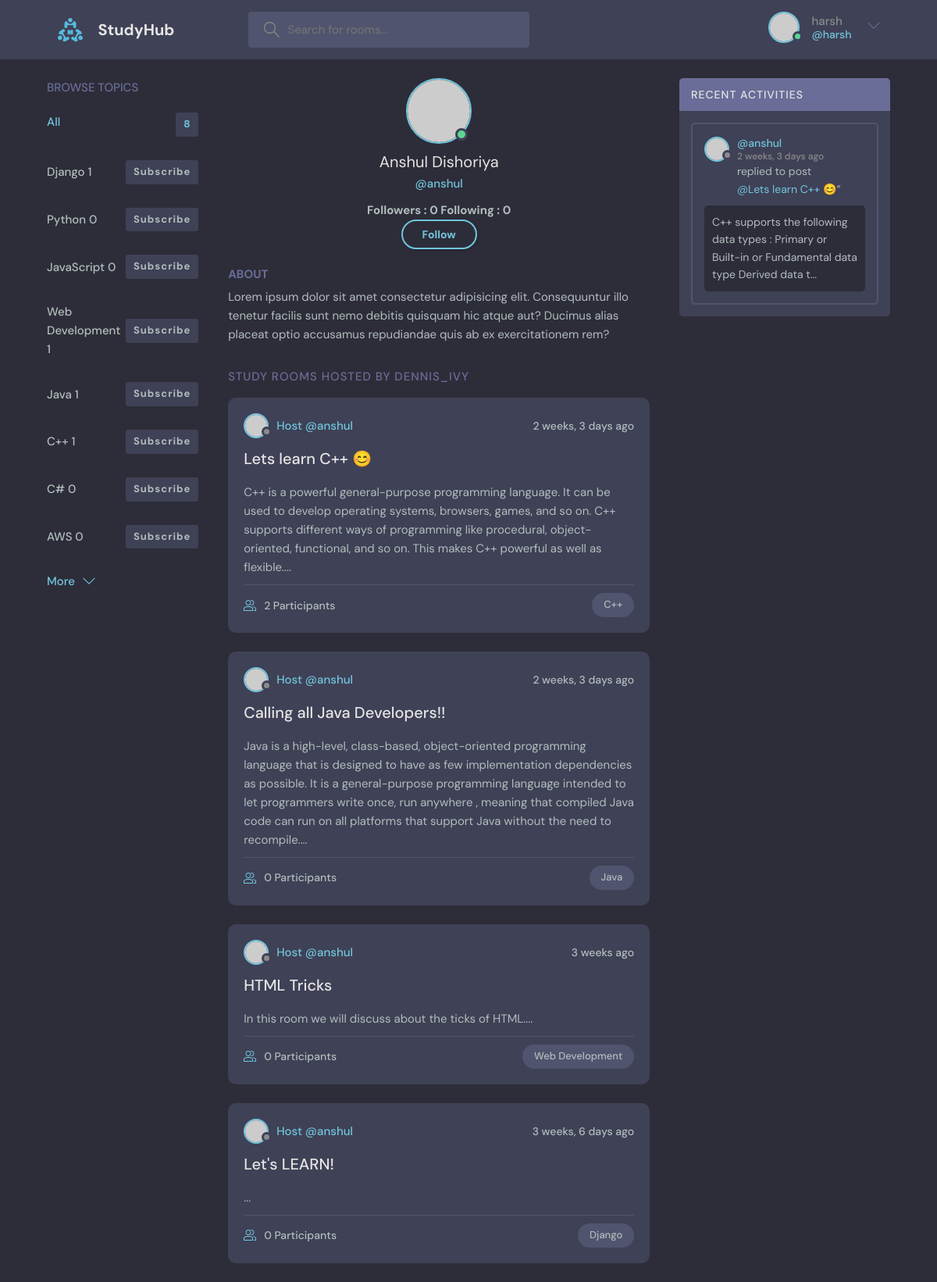
The app's page /user-profile/2 (signed in) with its own data.
### base/models.py (models this page shows, shortened)
class Topic(models.Model):
    name = models.CharField(max_length=100)
    subscribe  = models.ManyToManyField(User, related_name='subscribe', blank=True)

class Room(models.Model):
    host = models.ForeignKey(User , on_delete=models.SET_NULL , null=True)
    topic =models.ForeignKey(Topic , on_delete=models.SET_NULL , null=True )
    name = models.CharField(max_length=200)
    description = models.TextField(null=True , blank=True)
    participants = models.ManyToManyField(User , related_name='participants' ,blank=True)
    updated = models.DateTimeField(auto_now=True)
    created = models.DateTimeField(auto_now_add=True)
    class Meta:
        ordering = ['-updated' , '-created']

class Message(models.Model):
    user = models.ForeignKey( User, on_delete=models.CASCADE)
    room =  models.ForeignKey(Room , on_delete=models.CASCADE)
    body = models.TextField()
    updated = models.DateTimeField(auto_now=True)
    created = models.DateTimeField(auto_now_add=True)
    class Meta:
        ordering = ['-updated' , '-created']
    def __str__(self):
        return self.body[:100]

### base/views.py (the view)
def userProfile(request , pk):# here pk = primary key to identify the user
    user = User.objects.get(id=pk)
    rooms = user.room_set.all()
    user_followers = UserFollowers.objects.filter(myFollower=user)
    user_followings = UserFollowing.objects.filter(myFollowing=user)
    is_following = True if UserFollowing.objects.filter(myFollowing=request.user , following=user) else False
    room_messages = user.message_set.all()
    topics = Topic.objects.all()
    context = {'user':user , 'rooms':rooms ,
        'room_messages':room_messages , 'topics':topics,
        'user_followers':user_followers , 'user_followings':user_followings,
        'is_following' :is_following }
    return render(request , 'base/profile.html' ,context)

### base/templates/base/profile.html (shortened to what this page needs)
{% extends 'main.html' %}
{% block content %}
<main class="profile-page layout layout--3">
    <div class="container">
        {% include 'base/topics_component.html' %}
        <div class="roomList">
            <div class="profile">
                <div class="profile__avatar">
                    <div class="avatar avatar--large active">
                        <img src="https://randomuser.me/api/portraits/men/11.jpg" />
                    </div>
                </div>
                <div class="profile__info">
                    <h3>{{user.first_name}} {{user.last_name}}</h3>
                    <p>@{{user.username}}</p>
                    <h4>Followers : {{user_followers.count}}      Following : {{user_followings.count}}</h4>
                    {% if request.user != user %}
                    <a href="{% url 'follow-unfollow' user.id %}" class="btn btn--main btn--pill">
                        {% if is_following %}
                            Unfollow
                        {% else %}
                            Follow
                        {% endif %}
                    </a>
                    {% endif %}
                </div>
                <div class="profile__about">
                    <h3>About</h3>
                    <p>
                        Lorem ipsum dolor sit amet consectetur adipisicing elit. Consequuntur illo tenetur
                        facilis sunt nemo debitis quisquam hic atque aut? Ducimus alias placeat optio
                        accusamus repudiandae quis ab ex exercitationem rem?
                    </p>
                </div>
            </div>
            <div class="roomList__header">
                <div>
                    <h2>Study Rooms Hosted by dennis_ivy</a>
                    </h2>
                </div>
            </div>
            {% include 'base/feed_component.html' %}
        </div>
        {% include 'base/activity_component.html' %}
    </div>
</main>
{% endblock content %}

### templates/navbar.html (shortened to what this page needs)
{% load static %}
<header class="header header--loggedIn">
    <div class="container">
      <a href="{% url 'home' %}" class="header__logo">
        <img src="{% static 'images/logo.svg' %}" />
        <h1>StudyHub</h1>
      </a>
      <form class="header__search" method="POST" action="{% url 'home' %}" >
        <label>
          <input type="text" name="q" placeholder="Search for rooms..." />
        </label>
      </form>
      <nav class="header__menu">
        {% if request.user.is_authenticated  %}
        <div class="header__user">
          <a href="{% url 'user-profile' request.user.id %}">
            <div class="avatar avatar--medium active">
              <img src="https://randomuser.me/api/portraits/men/37.jpg" />
            </div>
            <p>{{request.user.username}}<span>@{{request.user.username}}</span></p>
          </a>
          <button class="dropdown-button">
            <svg version="1.1" xmlns="http://www.w3.org/2000/svg" width="32" height="32" viewBox="0 0 32 32">
              <title>chevron-down</title>
              <path d="M16 21l-13-13h-3l16 16 16-16h-3l-13 13z"></path>
            </svg>
          </button>
        </div>
        {% endif %}
      </nav>
    </div>
  </header>

### base/templates/base/topics_component.html (shortened to what this page needs)
<div class="topics">
  <div class="topics__header">
    <h2>Browse Topics</h2>
  </div>
  <ul class="topics__list">
    <li class="flex">
      <a href="{% url 'home' %}" class="active">All <span>{{topics.count}}</span></a>
    </li>
    {% for topic in topics %}
      <li style="display: flex; justify-content: space-between; align-items: center;">
        <a href="{% url 'home' %}?q={{topic.name}}" style="text-decoration: none;">{{topic.name}} {{topic.room_set.all.count}}</a>
        <a  href="{% url 'subscribe-topic' topic.id %}" style="text-decoration: none;"><span>Subscribe</span></a>
      </li>
    {% endfor %}
  </ul>
  <a class="btn btn--link" href="{% url 'browse-topics' %}">
    More
    <svg
      version="1.1"
      xmlns="http://www.w3.org/2000/svg"
      width="32"
      height="32"
      viewBox="0 0 32 32"
    >
      <title>chevron-down</title>
      <path d="M16 21l-13-13h-3l16 16 16-16h-3l-13 13z"></path>
    </svg>
  </a>
</div>

### base/templates/base/feed_component.html (shortened to what this page needs)
{% for room in rooms %}
<div class="roomListRoom">
  <div class="roomListRoom__header">
    <a href="{% url 'user-profile' room.host.id %}" class="roomListRoom__author">
      <div class="avatar avatar--small">
        <img src="https://randomuser.me/api/portraits/women/11.jpg" />
      </div>
      <span>Host @{{room.host.username}}</span>
    </a>
    <div class="roomListRoom__actions">
      <span>{{room.created|timesince}} ago</span>
    </div>
  </div>
  <div class="roomListRoom__content">
    <a href="{% url 'room' room.id %}">{{room.name}}</a>
    <p>
      {{room.description}}...
    </p>
  </div>
  <div class="roomListRoom__meta">
    <a href="{% url 'room' room.id %}" class="roomListRoom__joined">
      {{room.participants.all.count}} Participants
    </a>
    <p class="roomListRoom__topic">{{room.topic.name}}</p>
  </div>
</div>
{% endfor %}

### base/templates/base/activity_component.html (shortened to what this page needs)
<div class="activities">
  <div class="activities__header">
    <h2>Recent Activities</h2>
  </div>
  {% for message in room_messages %}
  <div class="activities__box">
    <div class="activities__boxHeader roomListRoom__header">
      <a href="{% url 'user-profile'  message.user.id %}" class="roomListRoom__author">
        <div class="avatar avatar--small">
          <img src="https://randomuser.me/api/portraits/women/11.jpg" />
        </div>
        <p>
          @{{message.user.username}}
          <span>{{message.created|timesince}} ago</span>
        </p>
      </a>
    </div>
    <div class="activities__boxContent">
      <p>
        replied to post <a href="{% url 'room' message.room.id %}">@{{message.room.name}}</a
        >”
      </p>
      <div class="activities__boxRoomContent">
        {{message}}...
      </div>
    </div>
  </div>
  {% endfor %}
</div>

### records on screen
Topic: name "Django", room_set.all.count "1"
Topic: name "Python", room_set.all.count "0"
Topic: name "JavaScript", room_set.all.count "0"
Topic: name "Web Development", room_set.all.count "1"
Topic: name "Java", room_set.all.count "1"
Topic: name "C++", room_set.all.count "1"
Topic: name "C#", room_set.all.count "0"
Topic: name "AWS", room_set.all.count "0"
Room: host.username "anshul", created "2 weeks, 3 days", name "Lets learn C++ 😊", description "C++ is a powerful general-purpose programming language. It can be used to develop operating systems, browsers, games, and so on. C++ supports different ways of programming like procedural, object-oriented, functional, and so on. This makes C++ powerful as well as flexible.", participants.all.count "2", topic.name "C++"
Room: host.username "anshul", created "2 weeks, 3 days", name "Calling all Java Developers!!", description "Java is a high-level, class-based, object-oriented programming language that is designed to have as few implementation dependencies as possible. It is a general-purpose programming language intended to let programmers write once, run anywhere , meaning that compiled Java code can run on all platforms that support Java without the need to recompile.", participants.all.count "0", topic.name "Java"
Room: host.username "anshul", created "3 weeks", name "HTML Tricks", description "In this room we will discuss about the ticks of HTML.", participants.all.count "0", topic.name "Web Development"
Room: host.username "anshul", created "3 weeks, 6 days", name "Let's LEARN!", participants.all.count "0", topic.name "Django"
Message: user.username "anshul", created "2 weeks, 3 days", room.name "Lets learn C++ 😊", body "C++ supports the following data types : Primary or Built-in or Fundamental data type Derived data t"

### other values on screen
{{ request.user.username }} "harsh"
{{ topics.count }} "8"
{{ user.first_name }} "Anshul"
{{ user.last_name }} "Dishoriya"
{{ user.username }} "anshul"
{{ user_followers.count }} "0"
{{ user_followings.count }} "0"
